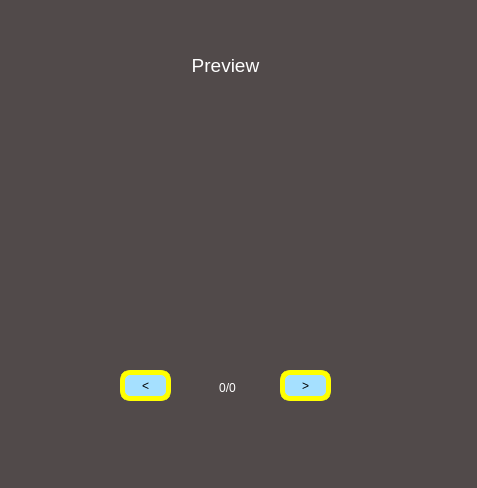
<?xml version="1.0" encoding="UTF-8"?>
<ui version="4.0">
 <class>detFace</class>
 <widget class="QWidget" name="detFace">
  <property name="geometry">
   <rect>
    <x>0</x>
    <y>0</y>
    <width>477</width>
    <height>488</height>
   </rect>
  </property>
  <property name="windowTitle">
   <string>AutoPDF - Detected Face</string>
  </property>
  <property name="windowIcon">
   <iconset>
    <normaloff>../images/logo.png</normaloff>../images/logo.png</iconset>
  </property>
  <property name="styleSheet">
   <string notr="true">background-color:rgb(81,74,74);</string>
  </property>
  <widget class="QLabel" name="detFaceLabel">
   <property name="geometry">
    <rect>
     <x>130</x>
     <y>100</y>
     <width>200</width>
     <height>200</height>
    </rect>
   </property>
   <property name="text">
    <string/>
   </property>
  </widget>
  <widget class="QPushButton" name="prevPushButton">
   <property name="geometry">
    <rect>
     <x>120</x>
     <y>370</y>
     <width>51</width>
     <height>31</height>
    </rect>
   </property>
   <property name="styleSheet">
    <string notr="true">background-color: rgb(165, 224, 255);
border-radius:10;
border:5px solid yellow</string>
   </property>
   <property name="text">
    <string>&lt;</string>
   </property>
  </widget>
  <widget class="QPushButton" name="prevPushButton_2">
   <property name="geometry">
    <rect>
     <x>280</x>
     <y>370</y>
     <width>51</width>
     <height>31</height>
    </rect>
   </property>
   <property name="styleSheet">
    <string notr="true">background-color: rgb(165, 224, 255);
border-radius:10;
border:5px solid yellow</string>
   </property>
   <property name="text">
    <string>&gt;</string>
   </property>
  </widget>
  <widget class="QLabel" name="previewLabel">
   <property name="geometry">
    <rect>
     <x>180</x>
     <y>50</y>
     <width>91</width>
     <height>31</height>
    </rect>
   </property>
   <property name="styleSheet">
    <string notr="true">color:rgb(255,255,255)</string>
   </property>
   <property name="text">
    <string>&lt;html&gt;&lt;head/&gt;&lt;body&gt;&lt;p&gt;&lt;span style=&quot; font-size:14pt;&quot;&gt;Preview&lt;/span&gt;&lt;/p&gt;&lt;/body&gt;&lt;/html&gt;</string>
   </property>
   <property name="alignment">
    <set>Qt::AlignCenter</set>
   </property>
  </widget>
  <widget class="QLabel" name="stateLabel">
   <property name="geometry">
    <rect>
     <x>200</x>
     <y>380</y>
     <width>55</width>
     <height>16</height>
    </rect>
   </property>
   <property name="styleSheet">
    <string notr="true">color:rgb(255,255,255)</string>
   </property>
   <property name="text">
    <string>0/0</string>
   </property>
   <property name="alignment">
    <set>Qt::AlignCenter</set>
   </property>
   <property name="wordWrap">
    <bool>true</bool>
   </property>
  </widget>
 </widget>
 <resources/>
 <connections/>
</ui>
